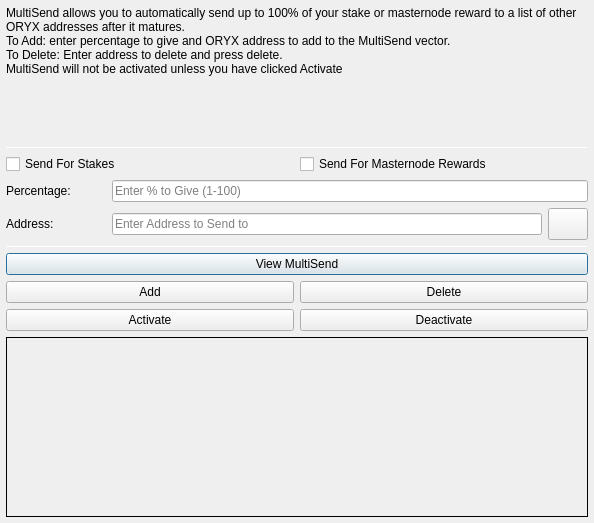
<?xml version="1.0" encoding="UTF-8"?>
<ui version="4.0">
 <class>MultiSendDialog</class>
 <widget class="QDialog" name="MultiSendDialog">
  <property name="windowModality">
   <enum>Qt::NonModal</enum>
  </property>
  <property name="geometry">
   <rect>
    <x>0</x>
    <y>0</y>
    <width>594</width>
    <height>523</height>
   </rect>
  </property>
  <property name="windowTitle">
   <string>MultiSend</string>
  </property>
  <layout class="QVBoxLayout" name="verticalLayout" stretch="0">
   <property name="leftMargin">
    <number>6</number>
   </property>
   <property name="topMargin">
    <number>6</number>
   </property>
   <property name="rightMargin">
    <number>6</number>
   </property>
   <property name="bottomMargin">
    <number>6</number>
   </property>
   <item>
    <layout class="QVBoxLayout" name="verticalLayout_Main" stretch="1,1,1,1,1,1">
     <item>
      <widget class="QLabel" name="label_2">
       <property name="lineWidth">
        <number>1</number>
       </property>
       <property name="text">
        <string>MultiSend allows you to automatically send up to 100% of your stake or masternode reward to a list of other ORYX addresses after it matures.
To Add: enter percentage to give and ORYX address to add to the MultiSend vector.
To Delete: Enter address to delete and press delete.
MultiSend will not be activated unless you have clicked Activate</string>
       </property>
       <property name="alignment">
        <set>Qt::AlignLeading|Qt::AlignLeft|Qt::AlignTop</set>
       </property>
       <property name="wordWrap">
        <bool>true</bool>
       </property>
      </widget>
     </item>
     <item>
      <widget class="Line" name="line">
       <property name="minimumSize">
        <size>
         <width>0</width>
         <height>1</height>
        </size>
       </property>
       <property name="maximumSize">
        <size>
         <width>16777215</width>
         <height>1</height>
        </size>
       </property>
       <property name="orientation">
        <enum>Qt::Horizontal</enum>
       </property>
      </widget>
     </item>
     <item>
      <layout class="QVBoxLayout" name="verticalLayout_Settings">
       <item>
        <layout class="QHBoxLayout" name="horizontalLayout">
         <item>
          <widget class="QCheckBox" name="multiSendStakeCheckBox">
           <property name="text">
            <string>Send For Stakes</string>
           </property>
          </widget>
         </item>
         <item>
          <widget class="QCheckBox" name="multiSendMasternodeCheckBox">
           <property name="text">
            <string>Send For Masternode Rewards</string>
           </property>
          </widget>
         </item>
        </layout>
       </item>
       <item>
        <layout class="QHBoxLayout" name="horizontalLayout_6">
         <item>
          <widget class="QLabel" name="label">
           <property name="minimumSize">
            <size>
             <width>100</width>
             <height>0</height>
            </size>
           </property>
           <property name="toolTip">
            <string>Percentage of stake to send</string>
           </property>
           <property name="text">
            <string>Percentage:</string>
           </property>
          </widget>
         </item>
         <item>
          <widget class="QLineEdit" name="multiSendPercentEdit">
           <property name="toolTip">
            <string>Enter whole numbers 1 - 100</string>
           </property>
           <property name="placeholderText">
            <string>Enter % to Give (1-100)</string>
           </property>
          </widget>
         </item>
        </layout>
       </item>
       <item>
        <layout class="QHBoxLayout" name="horizontalLayout_7">
         <item>
          <widget class="QLabel" name="label_5">
           <property name="minimumSize">
            <size>
             <width>100</width>
             <height>0</height>
            </size>
           </property>
           <property name="toolTip">
            <string>Address to send portion of stake to</string>
           </property>
           <property name="text">
            <string>Address:</string>
           </property>
          </widget>
         </item>
         <item>
          <widget class="QLineEdit" name="multiSendAddressEdit">
           <property name="toolTip">
            <string/>
           </property>
           <property name="placeholderText">
            <string>Enter Address to Send to</string>
           </property>
          </widget>
         </item>
         <item>
          <widget class="QPushButton" name="addressBookButton">
           <property name="maximumSize">
            <size>
             <width>16777215</width>
             <height>32</height>
            </size>
           </property>
           <property name="toolTip">
            <string>Choose an address from the address book</string>
           </property>
           <property name="text">
            <string/>
           </property>
           <property name="icon">
            <iconset resource="../oryxcoin.qrc">
             <normaloff>:/icons/address-book</normaloff>:/icons/address-book</iconset>
           </property>
           <property name="shortcut">
            <string>Alt+A</string>
           </property>
           <property name="autoDefault">
            <bool>false</bool>
           </property>
          </widget>
         </item>
        </layout>
       </item>
      </layout>
     </item>
     <item>
      <widget class="Line" name="line_2">
       <property name="minimumSize">
        <size>
         <width>0</width>
         <height>1</height>
        </size>
       </property>
       <property name="maximumSize">
        <size>
         <width>16777215</width>
         <height>1</height>
        </size>
       </property>
       <property name="orientation">
        <enum>Qt::Horizontal</enum>
       </property>
      </widget>
     </item>
     <item>
      <layout class="QVBoxLayout" name="verticalLayout_Buttons">
       <item>
        <layout class="QHBoxLayout" name="horizontalLayout_4">
         <item>
          <widget class="QPushButton" name="viewButton">
           <property name="toolTip">
            <string/>
           </property>
           <property name="statusTip">
            <string>View MultiSend Vector</string>
           </property>
           <property name="text">
            <string>View MultiSend</string>
           </property>
          </widget>
         </item>
        </layout>
       </item>
       <item>
        <layout class="QHBoxLayout" name="horizontalLayout_2">
         <item>
          <widget class="QPushButton" name="addButton">
           <property name="toolTip">
            <string/>
           </property>
           <property name="statusTip">
            <string>Add to MultiSend Vector</string>
           </property>
           <property name="text">
            <string>Add</string>
           </property>
          </widget>
         </item>
         <item>
          <widget class="QPushButton" name="deleteButton">
           <property name="toolTip">
            <string/>
           </property>
           <property name="statusTip">
            <string>Delete Address From MultiSend Vector</string>
           </property>
           <property name="text">
            <string>Delete</string>
           </property>
          </widget>
         </item>
        </layout>
       </item>
       <item>
        <layout class="QHBoxLayout" name="horizontalLayout_5">
         <item>
          <widget class="QPushButton" name="activateButton">
           <property name="statusTip">
            <string>Activate MultiSend</string>
           </property>
           <property name="text">
            <string>Activate</string>
           </property>
          </widget>
         </item>
         <item>
          <widget class="QPushButton" name="disableButton">
           <property name="statusTip">
            <string>Deactivate MultiSend</string>
           </property>
           <property name="text">
            <string>Deactivate</string>
           </property>
          </widget>
         </item>
        </layout>
       </item>
      </layout>
     </item>
     <item>
      <widget class="QLabel" name="message">
       <property name="minimumSize">
        <size>
         <width>0</width>
         <height>180</height>
        </size>
       </property>
       <property name="frameShape">
        <enum>QFrame::Panel</enum>
       </property>
       <property name="frameShadow">
        <enum>QFrame::Plain</enum>
       </property>
       <property name="lineWidth">
        <number>1</number>
       </property>
       <property name="midLineWidth">
        <number>1</number>
       </property>
       <property name="text">
        <string/>
       </property>
       <property name="alignment">
        <set>Qt::AlignLeading|Qt::AlignLeft|Qt::AlignTop</set>
       </property>
       <property name="wordWrap">
        <bool>true</bool>
       </property>
      </widget>
     </item>
    </layout>
   </item>
  </layout>
 </widget>
 <resources>
  <include location="../oryxcoin.qrc"/>
 </resources>
 <connections/>
</ui>
